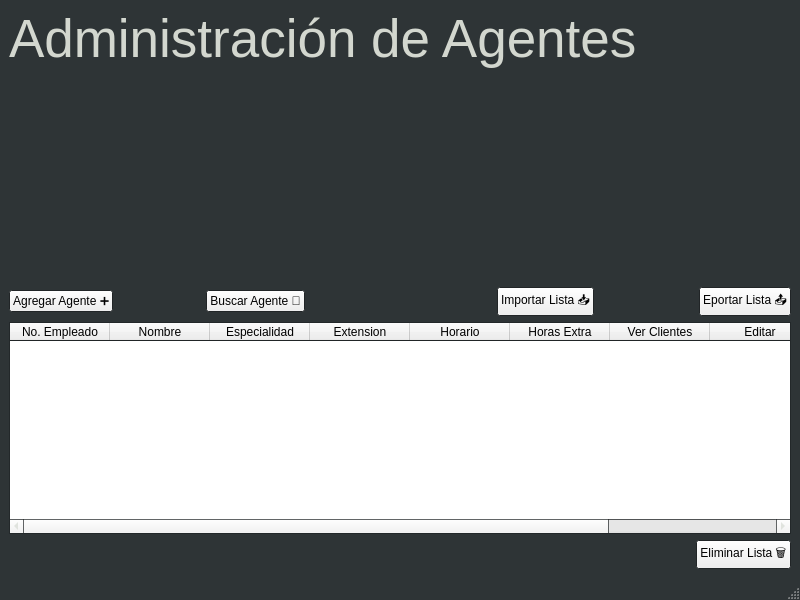
<?xml version="1.0" encoding="UTF-8"?>
<ui version="4.0">
 <class>CallSystemMenu</class>
 <widget class="QMainWindow" name="CallSystemMenu">
  <property name="geometry">
   <rect>
    <x>0</x>
    <y>0</y>
    <width>800</width>
    <height>600</height>
   </rect>
  </property>
  <property name="palette">
   <palette>
    <active>
     <colorrole role="WindowText">
      <brush brushstyle="SolidPattern">
       <color alpha="255">
        <red>211</red>
        <green>215</green>
        <blue>207</blue>
       </color>
      </brush>
     </colorrole>
     <colorrole role="Base">
      <brush brushstyle="SolidPattern">
       <color alpha="255">
        <red>255</red>
        <green>255</green>
        <blue>255</blue>
       </color>
      </brush>
     </colorrole>
     <colorrole role="Window">
      <brush brushstyle="SolidPattern">
       <color alpha="255">
        <red>46</red>
        <green>52</green>
        <blue>54</blue>
       </color>
      </brush>
     </colorrole>
     <colorrole role="Highlight">
      <brush brushstyle="SolidPattern">
       <color alpha="255">
        <red>137</red>
        <green>201</green>
        <blue>163</blue>
       </color>
      </brush>
     </colorrole>
    </active>
    <inactive>
     <colorrole role="WindowText">
      <brush brushstyle="SolidPattern">
       <color alpha="255">
        <red>211</red>
        <green>215</green>
        <blue>207</blue>
       </color>
      </brush>
     </colorrole>
     <colorrole role="Base">
      <brush brushstyle="SolidPattern">
       <color alpha="255">
        <red>255</red>
        <green>255</green>
        <blue>255</blue>
       </color>
      </brush>
     </colorrole>
     <colorrole role="Window">
      <brush brushstyle="SolidPattern">
       <color alpha="255">
        <red>46</red>
        <green>52</green>
        <blue>54</blue>
       </color>
      </brush>
     </colorrole>
     <colorrole role="Highlight">
      <brush brushstyle="SolidPattern">
       <color alpha="255">
        <red>137</red>
        <green>201</green>
        <blue>163</blue>
       </color>
      </brush>
     </colorrole>
    </inactive>
    <disabled>
     <colorrole role="WindowText">
      <brush brushstyle="SolidPattern">
       <color alpha="255">
        <red>190</red>
        <green>190</green>
        <blue>190</blue>
       </color>
      </brush>
     </colorrole>
     <colorrole role="Base">
      <brush brushstyle="SolidPattern">
       <color alpha="255">
        <red>46</red>
        <green>52</green>
        <blue>54</blue>
       </color>
      </brush>
     </colorrole>
     <colorrole role="Window">
      <brush brushstyle="SolidPattern">
       <color alpha="255">
        <red>46</red>
        <green>52</green>
        <blue>54</blue>
       </color>
      </brush>
     </colorrole>
     <colorrole role="Highlight">
      <brush brushstyle="SolidPattern">
       <color alpha="255">
        <red>145</red>
        <green>145</green>
        <blue>145</blue>
       </color>
      </brush>
     </colorrole>
    </disabled>
   </palette>
  </property>
  <property name="windowTitle">
   <string>MainWindow</string>
  </property>
  <widget class="QWidget" name="centralwidget">
   <layout class="QGridLayout" name="gridLayout_2">
    <item row="0" column="0">
     <layout class="QGridLayout" name="gridLayout">
      <item row="0" column="1">
       <widget class="QLabel" name="label">
        <property name="font">
         <font>
          <pointsize>40</pointsize>
         </font>
        </property>
        <property name="text">
         <string>Administración de Agentes</string>
        </property>
       </widget>
      </item>
      <item row="1" column="1">
       <spacer name="verticalSpacer">
        <property name="orientation">
         <enum>Qt::Vertical</enum>
        </property>
        <property name="sizeHint" stdset="0">
         <size>
          <width>20</width>
          <height>40</height>
         </size>
        </property>
       </spacer>
      </item>
      <item row="0" column="0">
       <spacer name="horizontalSpacer">
        <property name="orientation">
         <enum>Qt::Horizontal</enum>
        </property>
        <property name="sizeHint" stdset="0">
         <size>
          <width>40</width>
          <height>20</height>
         </size>
        </property>
       </spacer>
      </item>
      <item row="0" column="3">
       <spacer name="horizontalSpacer_2">
        <property name="orientation">
         <enum>Qt::Horizontal</enum>
        </property>
        <property name="sizeHint" stdset="0">
         <size>
          <width>40</width>
          <height>20</height>
         </size>
        </property>
       </spacer>
      </item>
      <item row="3" column="1">
       <layout class="QHBoxLayout" name="horizontalLayout">
        <item alignment="Qt::AlignLeft">
         <widget class="QPushButton" name="addAgent">
          <property name="text">
           <string>Agregar Agente ➕</string>
          </property>
         </widget>
        </item>
        <item alignment="Qt::AlignLeft">
         <widget class="QPushButton" name="searchAgent">
          <property name="text">
           <string>Buscar Agente 🔎</string>
          </property>
         </widget>
        </item>
        <item alignment="Qt::AlignRight">
         <widget class="QPushButton" name="importList">
          <property name="text">
           <string>Importar Lista 📥</string>
          </property>
         </widget>
        </item>
        <item alignment="Qt::AlignRight">
         <widget class="QPushButton" name="exportList">
          <property name="text">
           <string>Eportar Lista 📤</string>
          </property>
         </widget>
        </item>
       </layout>
      </item>
      <item row="5" column="1" alignment="Qt::AlignRight">
       <widget class="QPushButton" name="deleteList">
        <property name="text">
         <string>Eliminar Lista 🗑️</string>
        </property>
       </widget>
      </item>
      <item row="4" column="1">
       <widget class="QTableWidget" name="agentTable">
        <property name="sizeAdjustPolicy">
         <enum>QAbstractScrollArea::AdjustToContents</enum>
        </property>
        <property name="editTriggers">
         <set>QAbstractItemView::NoEditTriggers</set>
        </property>
        <property name="gridStyle">
         <enum>Qt::SolidLine</enum>
        </property>
        <property name="sortingEnabled">
         <bool>true</bool>
        </property>
        <property name="rowCount">
         <number>0</number>
        </property>
        <attribute name="horizontalHeaderCascadingSectionResizes">
         <bool>false</bool>
        </attribute>
        <attribute name="horizontalHeaderStretchLastSection">
         <bool>false</bool>
        </attribute>
        <column>
         <property name="text">
          <string>No. Empleado</string>
         </property>
        </column>
        <column>
         <property name="text">
          <string>Nombre</string>
         </property>
        </column>
        <column>
         <property name="text">
          <string>Especialidad</string>
         </property>
        </column>
        <column>
         <property name="text">
          <string>Extension</string>
         </property>
        </column>
        <column>
         <property name="text">
          <string>Horario</string>
         </property>
        </column>
        <column>
         <property name="text">
          <string>Horas Extra</string>
         </property>
        </column>
        <column>
         <property name="text">
          <string>Ver Clientes</string>
         </property>
        </column>
        <column>
         <property name="text">
          <string>Editar</string>
         </property>
        </column>
        <column>
         <property name="text">
          <string>Eliminar</string>
         </property>
        </column>
       </widget>
      </item>
     </layout>
    </item>
   </layout>
  </widget>
  <widget class="QMenuBar" name="menubar">
   <property name="geometry">
    <rect>
     <x>0</x>
     <y>0</y>
     <width>800</width>
     <height>22</height>
    </rect>
   </property>
  </widget>
  <widget class="QStatusBar" name="statusbar"/>
 </widget>
 <resources/>
 <connections/>
</ui>
